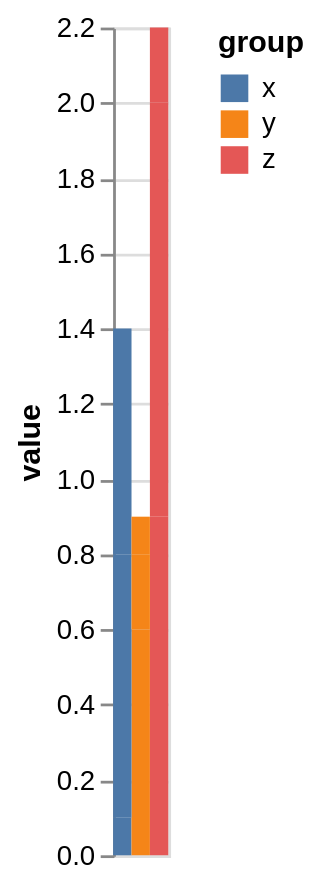

Here is the Vega-Lite specification saved for this chart:
### Vega specification from a JSON file in a GitHub repository (floating-point values rounded to 4 significant figures)
{"$schema": "https://vega.github.io/schema/vega/v6.json", "description": "xOffset without x", "background": "white", "padding": 5, "width": 20, "height": 300, "style": "cell", "data": [{"name": "source_0", "values": [{"category": "A", "group": "x", "value": 0.1}, {"category": "A", "group": "y", "value": 0.6}, {"category": "A", "group": "z", "value": 0.9}, {"category": "B", "group": "x", "value": 0.7}, {"category": "B", "group": "y", "value": 0.2}, {"category": "B", "group": "z", "value": 1.1}, {"category": "C", "group": "x", "value": 0.6}, {"category": "C", "group": "y", "value": 0.1}, {"category": "C", "group": "z", "value": 0.2}]}, {"name": "data_0", "source": "source_0", "transform": [{"type": "stack", "groupby": ["group"], "field": "value", "sort": {"field": [], "order": []}, "as": ["value_start", "value_end"], "offset": "zero"}, {"type": "filter", "expr": "isValid(datum[\"value\"]) && isFinite(+datum[\"value\"])"}]}], "marks": [{"name": "marks", "type": "rect", "style": ["bar"], "from": {"data": "data_0"}, "encode": {"update": {"fill": {"scale": "color", "field": "group"}, "ariaRoleDescription": {"value": "bar"}, "description": {"signal": "\"value: \" + (format(datum[\"value\"], \"\")) + \"; group: \" + (isValid(datum[\"group\"]) ? isArray(datum[\"group\"]) ? join(datum[\"group\"], ' ') : datum[\"group\"] : \"\"+datum[\"group\"])"}, "x": {"signal": "width", "mult": 0.5, "offset": {"scale": "xOffset", "field": "group"}}, "width": {"signal": "max(0.25, bandwidth('xOffset'))"}, "y": {"scale": "y", "field": "value_end"}, "y2": {"scale": "y", "field": "value_start"}}}}], "scales": [{"name": "y", "type": "linear", "domain": {"data": "data_0", "fields": ["value_start", "value_end"]}, "range": [{"signal": "height"}, 0], "nice": true, "zero": true}, {"name": "xOffset", "type": "band", "domain": {"data": "data_0", "field": "group", "sort": true}, "range": [{"signal": "-width/2"}, {"signal": "width/2"}]}, {"name": "color", "type": "ordinal", "domain": {"data": "data_0", "field": "group", "sort": true}, "range": "category"}], "axes": [{"scale": "y", "orient": "left", "grid": true, "tickCount": {"signal": "ceil(height/40)"}, "domain": false, "labels": false, "aria": false, "maxExtent": 0, "minExtent": 0, "ticks": false, "zindex": 0}, {"scale": "y", "orient": "left", "grid": false, "title": "value", "labelOverlap": true, "tickCount": {"signal": "ceil(height/40)"}, "zindex": 0}], "legends": [{"fill": "color", "symbolType": "square", "title": "group"}]}
